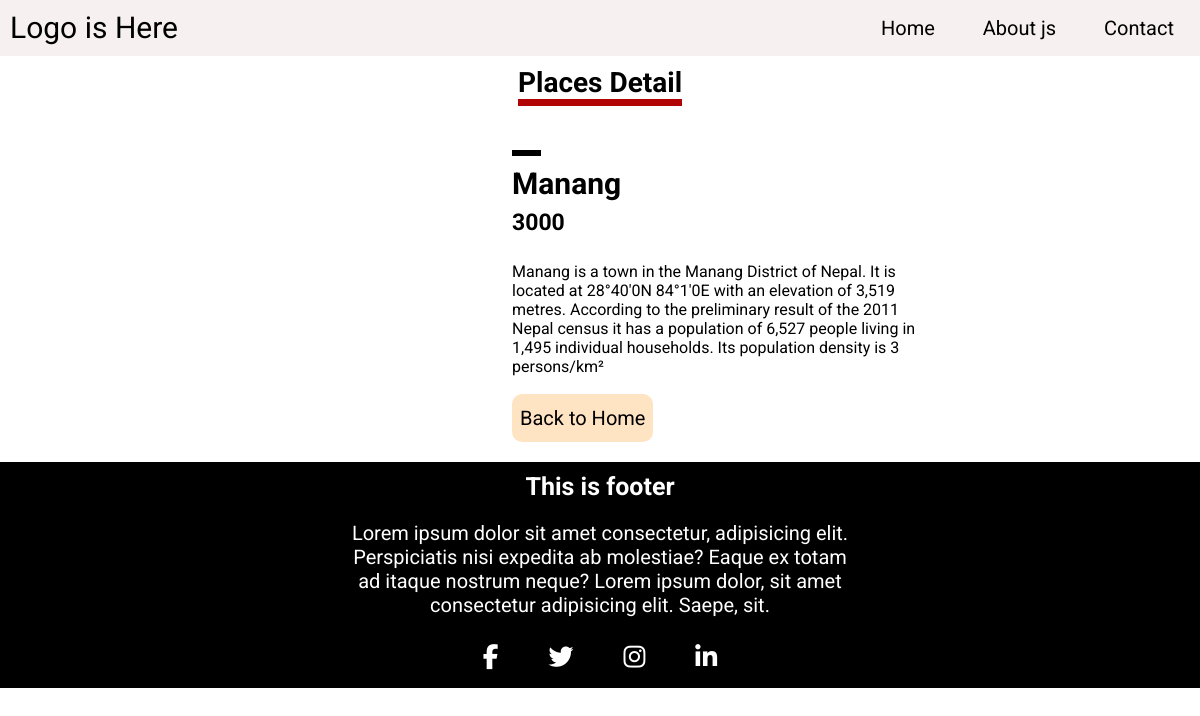
Screenshot of /home/2/ with the database file from the repository.
### travelapp/models.py (models this page shows, shortened)
class Places(models.Model):
    images = models.ImageField(upload_to="images/")
    name = models.CharField(max_length=30)
    detail = models.TextField()
    price = models.IntegerField()
    created = models.DateTimeField(auto_now_add=True)
    class Meta:
        verbose_name = "Place"
        verbose_name_plural = "Places"

### travelapp/views.py (the view)
# urls.py: path('home/<int:id>/', views.detail, name="detail"),
def detail(request, id):
    indvPlace = Places.objects.get(id=id)
    return render(request, 'travelapp/detail.html', {'indvPlace':indvPlace})

### travelapp/templates/travelapp/detail.html (shortened to what this page needs)
<!DOCTYPE html>
{% load static %}
<html lang="en">
<head>
    <link rel="stylesheet" href="{% static 'styles/style.css' %}">
</head>
<body>
    <header style="background-color: rgb(246, 240, 240);">
        <div class="logo">
            <a href="">Logo is Here</a>
        </div>
        <div class="nav" style="justify-content: center; align-items: center; padding: 6px 2px;" >
            <a href="{% url 'home' %}">Home</a>
            <a href="{% url 'aboutjs' %}"> About js</a>
            <a href="">Contact</a>
        </div>
    </header>
 <section  class="product-detail">
    <h1 class="maintopic"><span>Places Detail</span></h1>
<div class="prodetail">
   <div class="imgsection">
   </div>
   <div class="detailsection">
    <span class="blank">yuiu</span>
    <h1>{{indvPlace.name}}</h1>
    <h3>{{indvPlace.price}}</h3>
    <p class="detail">{{indvPlace.detail}}</p>
    <a href="{% url 'home' %}">Back to Home</a>
   </div>
</div>
 </section>
    <footer class="footer">
        <div class="mainfooter">
            <h2>This is footer</h2>
            <p>Lorem ipsum dolor sit amet consectetur, adipisicing elit.
            Perspiciatis nisi expedita ab molestiae? Eaque ex totam ad itaque nostrum neque?
        Lorem ipsum dolor, sit amet consectetur adipisicing elit. Saepe, sit.</p>
        <div class="link">
            <i class="fa fa-facebook "></i>
            <i class="fa fa-twitter"></i>
            <i class="fa fa-instagram"></i>
            <i class="fa fa-linkedin"></i>
        </div>
        </div>
    </footer>
</body>
</html>

### static/styles/style.css (style rules this page uses)
* { margin: 0; padding: 0; font-family: 'Anek Malayalam', sans-serif; font-family: 'Poppins', sans-serif; font-family: 'Roboto', sans-serif; }
body { height: 100vh; }
header { display: flex; justify-content: space-between; padding: 10px 0px; width: 100%; }
header .logo a { padding: 10px; font-size: 30px; }
header a { text-decoration: none; color: black; }
header .nav a { font-size: 20px; padding: 6px 20px; border-radius: 8px; transition: all 0.2s ease; margin: 0 4px 0 0; }
footer { background: black; }
.mainfooter { margin: 0;padding: 0; width: 500px; margin: auto; text-align: center; }
footer h2 { font-size: 25px; }
footer p { font-size: 20px; }
footer h2, p { padding: 10px 0; color: white; }
footer .link { padding: 10px 0; text-align: center; }
footer .link i { color: white; font-size: 25px; margin: 0 10px; padding: 8px 13px; align-items: center; text-align: center; }
.product-detail { margin: 10px 0 ; width: 100%; }
.product-detail .maintopic { font-size: 28px; text-align: center; }
.product-detail .maintopic span { border-bottom: 7px solid #b10404; }
.prodetail { margin: 2rem 4rem; display: flex; }
.detailsection { width: 40%; margin-left: 3rem; }
.detailsection span.blank { content: none; border-bottom: 6px solid #000; color: white; }
.prodetail h1,h3 { margin-top: 0.5rem; }
.prodetail h1, .detail { justify-content: center; color: black; margin-top: 1rem; }
.prodetail h1 { font-size: 30px; }
.prodetail h3 { font-size: 23px; }
.prodetail .imgsection { width: 400px; }
.detailsection a { text-decoration: none; color: #000; font-size: 20px; padding: 0.6em 0.5rem; background-color: bisque; border-radius: 10px; }
.detailsection p { margin-bottom: 20px; }

### rows the page displays
Places: name "Manang", price "3000", detail "Manang is a town in the Manang District of Nepal. It is located at 28°40'0N 84°1'0E with an elevation of 3,519 metres. According to the preliminary result of the 2011 Nepal census it has a population of 6,527 people living in 1,495 individual households. Its population density is 3 persons/km²"
